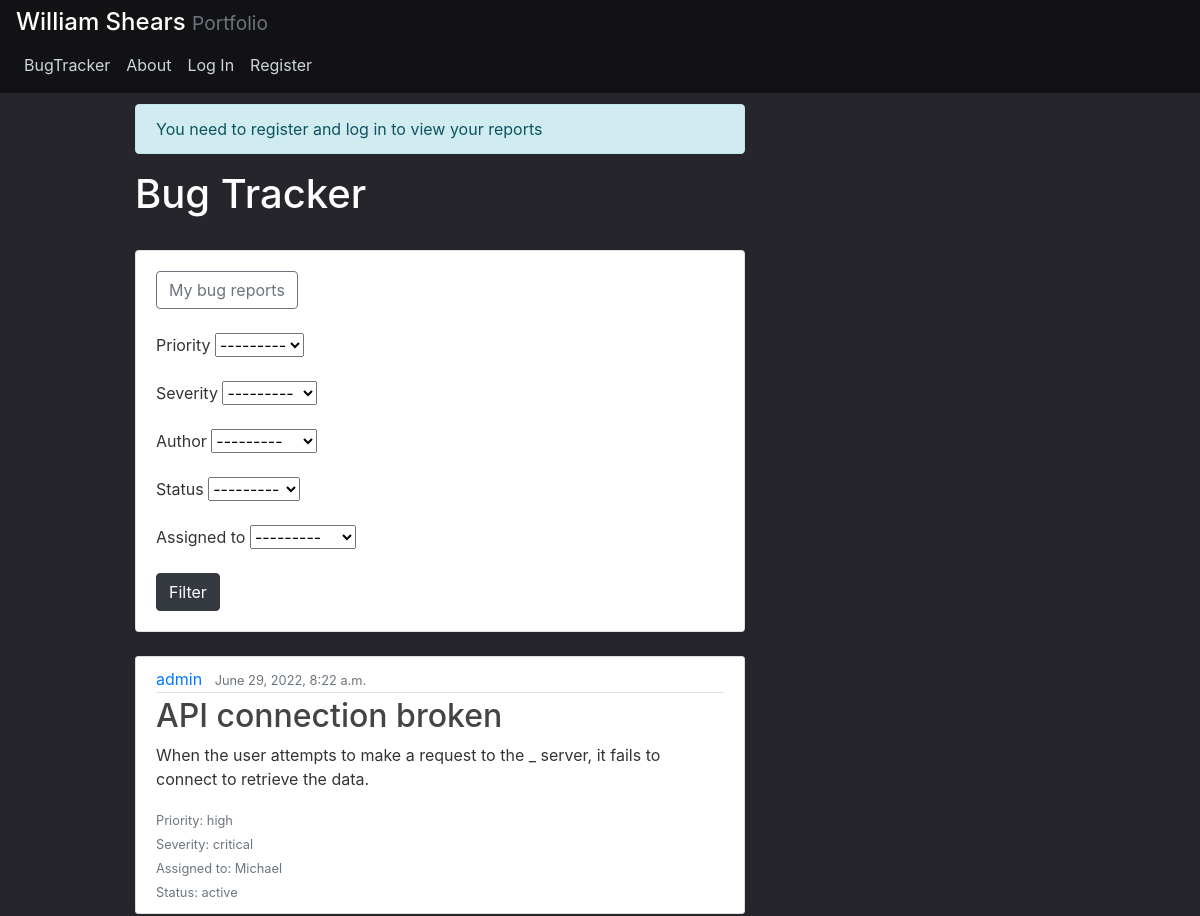
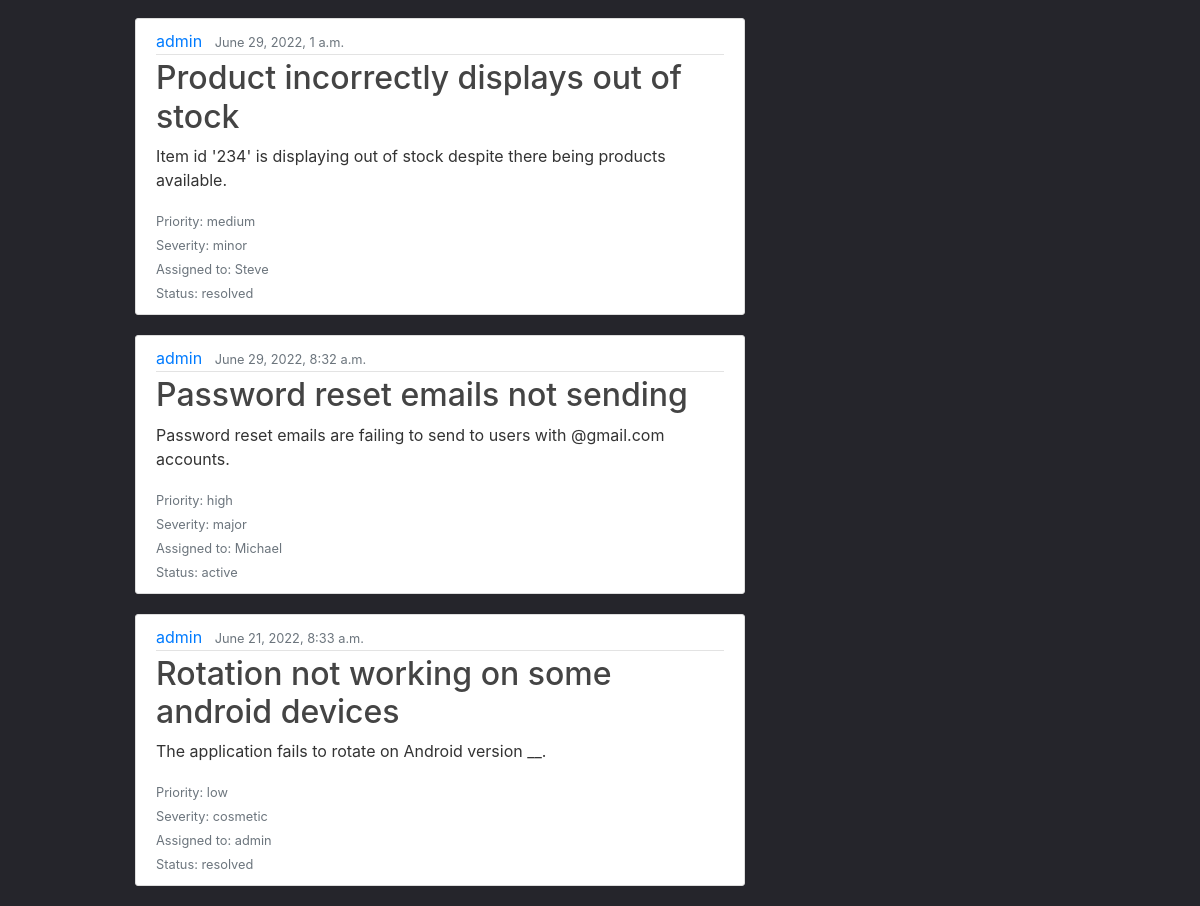
/bugtracker/, run on the app's committed database (2 pictures, top to bottom).
### bugtracker/models.py (models this page shows, shortened)
class Issue(models.Model):
    title = models.CharField(max_length=100)
    content = models.TextField()
    date_posted = models.DateTimeField(default=timezone.now)
    priority = models.CharField(max_length=15,
    choices = (
        ("low", "Low"),
        ("medium", "Medium"),
        ("high", "High")))
    severity = models.CharField(max_length=15,
    choices = (
        ("critical", "Critical"),
        ("major", "Major"),
        ("moderate", "Moderate"),
        ("minor", "Minor"),
        ("cosmetic", "Cosmetic")))
    status = models.CharField(max_length=15,
                                choices=(
                                    ("active", "Active"),
                                    ("resolved", "Resolved")))
    author = models.ForeignKey(User, on_delete=models.CASCADE, related_name='creator')
    assigned_to = models.ForeignKey(User, on_delete=models.CASCADE, related_name='assigned')

### bugtracker/views.py (the view)
# urls.py: path('', views.home, name='bugtracker-home'),
def home(request):
    issues = Issue.objects.all()
    myFilter = IssueFilter(request.GET, queryset=issues)
    issues = myFilter.qs
    context = {
        'issues': issues,
        'myFilter':myFilter
    }
    if request.method == 'GET':
        if request.user.is_authenticated == False:
            messages.info(request, 'You need to register and log in to view your reports')
    return render(request, 'bugtracker/home.html', context)

### bugtracker/templates/bugtracker/home.html
{% extends 'bugtracker/base.html' %}
{% load crispy_forms_tags %}
{% block content %}
    <h1>Bug Tracker</h1>
    <br>
    <div class="row">
	    <div class="col">
		    <div class="card card-body">
                <a href="/bugtracker/?priority=&severity=&author={{request.user.id}}&status=&assigned_to="><button type="button"  class="btn btn-outline-secondary" title="My bug reports">My bug reports</button></a>
                <br>
                <form method="get">
                    {{myFilter.form|crispy}}
		        <button class="btn btn-dark" type="submit">Filter</button> </form>
            </div>
		</div>
	</div>
    <br>
    {% for issue in issues %}
        <article class="media content-section">
            <div class="media-body">
                <div class="article-metadata">
                    <a class="mr-2" href="#">{{ issue.author }}</a>
                    <small class="text-muted">{{ issue.date_posted }}</small>
                </div>
                <h2><a class="article-title" href="#">{{ issue.title }}</a></h2>
                <p class="article-content">{{ issue.content }}</p>
                <small class="text-muted">Priority:  {{ issue.priority }}</small> <br>
                <small class="text-muted">Severity:  {{ issue.severity }}</small> <br>
                <small class="text-muted">Assigned to:  {{ issue.assigned_to }}</small> <br>
                <small class="text-muted">Status:  {{ issue.status }}</small>
            </div>
        </article>
    {% endfor %}
{% endblock content %}

### bugtracker/templates/bugtracker/base.html (shortened to what this page needs)
{% load static %}
<!DOCTYPE html>
<html lang="en">
<head>
    <link rel="stylesheet" href="https://cdn.jsdelivr.net/npm/bootstrap@4.0.0/dist/css/bootstrap.min.css">
    <link rel="stylesheet" type="text/css" href="{% static 'blog/main.css' %}">
</head>
<body>
    <header class="site-header">
      <nav class="navbar navbar-expand-md navbar-dark bg-steel fixed-top">
        <div class="navBar-wrapper">
          <h4> William Shears
              <small class="text-muted">Portfolio</small>
          </h4>
          <div class="collapse navbar-collapse" id="navbarToggle">
            <div class="navbar-nav mr-auto">
              <a class="nav-item nav-link" href="{% url 'bugtracker-home' %}">BugTracker</a>
              <a class="nav-item nav-link" href="{% url 'bugtracker-about' %}">About</a>
            <div class="navbar-nav">
                {% if user.is_authenticated %}
                    <a class="nav-item nav-link" href="{% url 'logout' %}">Log Out</a>
                    <a class="nav-item nav-link" href="{% url 'profile' %}">My Profile</a>
                {% else %}
                    <a class="nav-item nav-link" href="{% url 'login' %}">Log In</a>
                    <a class="nav-item nav-link" href="{% url 'register' %}">Register</a>
                {% endif %}
            </div>
          </div>
        </div>
      </nav>
    </header>
    <main role="main" class="container">
      <div class="row">
        <div class="col-md-8">
            <br>
          {% if messages %}
            {% for message in messages %}
                <div class ="alert alert-{{ message.tags }}">
                    {{ message }}
                </div>
            {% endfor %}
          {% endif %}
          {% block content %}
          {% endblock %}
      </div>
    </main>
</body>
</html>

### bugtracker/static/blog/main.css (style rules this page uses)
body { background: #25252B; color: #333333; margin-top: 5rem; }
h1, h2, h3, h4, h5, h6 { color: #FFFFFF; }
.container { max-width: 80%; }
.bg-steel { background-color: #121215; }
.site-header .navbar-nav .nav-link { color: #cbd5db; }
.content-section { background: #ffffff; padding: 10px 20px; border: 1px solid #dddddd; border-radius: 3px; margin-bottom: 20px; }
.article-title { color: #444444; }
.article-content { white-space: pre-line; }
.article-metadata { padding-bottom: 1px; margin-bottom: 4px; border-bottom: 1px solid #e3e3e3 }

### data on the page
Issue: author "admin", date_posted "June 29, 2022, 8:22 a.m.", title "API connection broken", content "When the user attempts to make a request to the _ server, it fails to connect to retrieve the data.", priority "high", severity "critical", assigned_to "Michael", status "active"
Issue: author "admin", date_posted "June 29, 2022, 1 a.m.", title "Product incorrectly displays out of stock", content "Item id '234' is displaying out of stock despite there being products available.", priority "medium", severity "minor", assigned_to "Steve", status "resolved"
Issue: author "admin", date_posted "June 29, 2022, 8:32 a.m.", title "Password reset emails not sending", content "Password reset emails are failing to send to users with @gmail.com accounts.", priority "high", severity "major", assigned_to "Michael", status "active"
Issue: author "admin", date_posted "June 21, 2022, 8:33 a.m.", title "Rotation not working on some android devices", content "The application fails to rotate on Android version __.", priority "low", severity "cosmetic", assigned_to "admin", status "resolved"

### other printed values
{{ message }} "You need to register and log in to view your reports"
